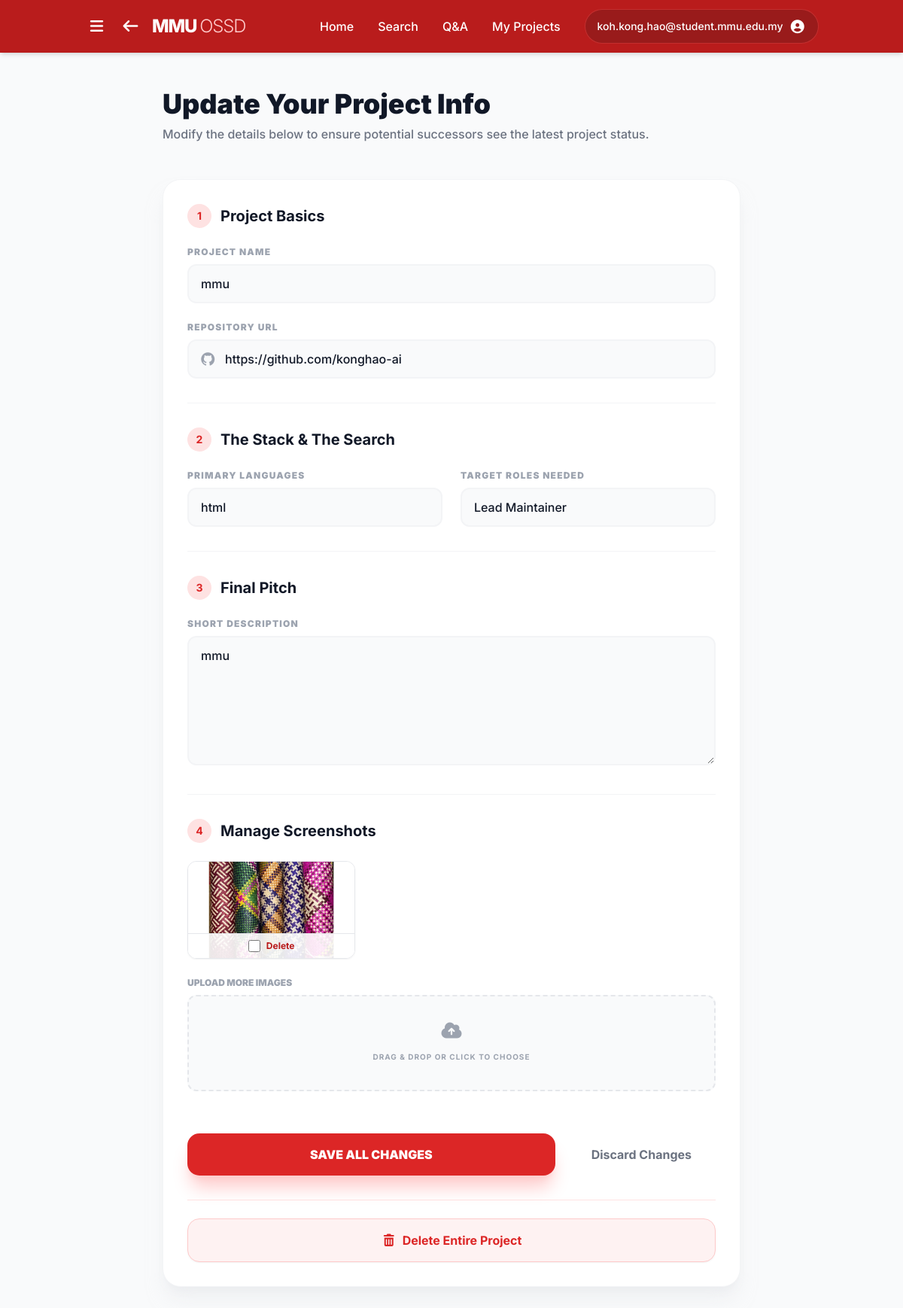
Page /edit_project/1 (signed in) on the committed database.
### website/models.py (models this page shows)
class User(db.Model):
    __tablename__ = 'users'
    id = db.Column(db.Integer, primary_key=True, autoincrement=True)
    email = db.Column(db.String(255), unique=True, nullable=False)
    password_hash = db.Column(db.String(255))
    name = db.Column(db.String(255), nullable=False, default='MMU Student')
    faculty = db.Column(db.String(255), nullable=False, default='Faculty of Computing & Informatics')
    bio = db.Column(db.Text, default='')
    avatar_path = db.Column(db.String(255), default='')
    interests = db.Column(db.Text, default='')  # Comma-separated project interests
    rank = db.Column(db.Integer, nullable=False, default=0)
    karma = db.Column(db.Integer, nullable=False, default=0)
    created_at = db.Column(db.DateTime, nullable=False, default=datetime.utcnow)
    is_verified = db.Column(db.Boolean, default=False)
    otp = db.Column(db.String(6), nullable=True)
    skills = db.relationship('Skill', backref='user', lazy=True, cascade='all, delete-orphan')
    badges = db.relationship('Badge', backref='user', lazy=True, cascade='all, delete-orphan')
    comments = db.relationship('Comment', backref='user', lazy=True, cascade='all, delete-orphan')
    projects = db.relationship('Project', backref='user', lazy=True, cascade='all, delete-orphan')
    suggestions = db.relationship('Suggestion', backref='user', lazy=True, cascade='all, delete-orphan')
    questions = db.relationship('Question', backref='author', lazy=True, cascade='all, delete-orphan')
    question_likes = db.relationship('QuestionLike', backref='user', lazy=True, cascade='all, delete-orphan')
    question_favorites = db.relationship('QuestionFavorite', backref='user', lazy=True, cascade='all, delete-orphan')
    question_comments = db.relationship('QuestionComment', backref='user', lazy=True, cascade='all, delete-orphan')

class Project(db.Model):
    __tablename__ = 'projects'
    id = db.Column(db.Integer, primary_key=True, autoincrement=True)
    user_id = db.Column(db.Integer, db.ForeignKey('users.id', ondelete='CASCADE'), nullable=False)
    project_name = db.Column(db.String(255), nullable=False)
    description = db.Column(db.Text, default='')
    status = db.Column(db.String(50), nullable=False, default='Active')
    repo_url = db.Column(db.String(255), default='')
    languages = db.Column(db.String(255), default='')
    roles_needed = db.Column(db.String(255), default='')
    contributors = db.Column(db.String(50), default='1')
    created_at = db.Column(db.DateTime, nullable=False, default=datetime.utcnow)
    images = db.relationship('ProjectImage', backref='project', lazy=True, cascade='all, delete-orphan')
    suggestions = db.relationship('Suggestion', backref='project', lazy=True, cascade='all, delete-orphan')
    members = db.relationship('User', secondary=project_members, lazy='subquery',
        backref=db.backref('joined_projects', lazy=True))

class ProjectImage(db.Model):
    __tablename__ = 'project_images'
    id = db.Column(db.Integer, primary_key=True)
    filename = db.Column(db.String(255), nullable=False)
    project_id = db.Column(db.Integer, db.ForeignKey('projects.id', ondelete='CASCADE'), nullable=False)

### website/views.py (the view, shortened to what this page needs)
@views.route('/edit_project/<int:project_id>', methods=['GET', 'POST'])
def edit_project(project_id):
    current_user = get_current_user()
    if not current_user:
        flash("Please login to edit projects.", "error")
        return redirect(url_for('views.login'))
    project = Project.query.get_or_404(project_id)
    is_owner = (project.user_id == current_user.id)
    is_member = (current_user in project.members)
    if not (is_owner or is_member):
        flash("Permission Denied: Only project owners and members can edit this project.", "error")
        return redirect(url_for('views.project_page', project_id=project.id))
    return render_template("Edit_Project.html", project=project, current_user=current_user)

### website/templates/Edit_Project.html (shortened to what this page needs)
<!DOCTYPE html>
<html lang="en">
<head>
    <script src="https://cdn.tailwindcss.com"></script>
    <link href="https://cdnjs.cloudflare.com/ajax/libs/font-awesome/7.0.1/css/all.min.css" rel="stylesheet">
</head>
<body class="bg-gray-50 text-gray-900">
    <nav class="bg-red-700 text-white shadow-md sticky top-0 z-50">
        <div class="container mx-auto px-6 py-3 flex items-center justify-between">
            <div class="flex items-center gap-4">
                <button id="menu-btn" class="text-white focus:outline-none p-1 hover:bg-red-800 rounded transition">
                    <i class="fas fa-bars text-xl"></i>
                </button>
                <a href="{{ url_for('views.home') }}" class="hover:opacity-80 transition flex items-center gap-4">
                    <i class="fas fa-arrow-left text-xl"></i>
                    <h1 class="text-2xl font-extrabold tracking-tighter">
                        MMU <span class="font-light text-red-200">OSSD</span>
                    </h1>
                </a>
            </div>
            <div class="hidden md:flex space-x-8 items-center font-medium">
                <a href="{{ url_for('views.home') }}" class="hover:text-red-200 transition">Home</a>
                <a href="{{ url_for('views.search') }}" class="hover:text-red-200 transition">Search</a>
                <a href="{{ url_for('views.qna_page') }}" class="hover:text-red-200 transition">Q&A</a>
                <a href="{{ url_for('views.my_projects') }}" class="hover:text-red-200 transition">My Projects</a>
                <div class="bg-red-800 px-4 py-2 rounded-full flex items-center space-x-3 border border-red-500/50">
                    <a href="{{ url_for('views.profile') }}" class="flex items-center space-x-2">
                        <span class="text-sm">{{ session.get('user_email', 'User') }}</span>
                        <i class="fas fa-user-circle text-lg"></i>
                    </a>
                </div>
            </div>
        </div>
    </nav>
    <main class="container mx-auto px-6 py-12">
        <div class="max-w-3xl mx-auto">
            <div class="mb-12 text-center md:text-left">
                <h2 class="text-4xl font-black text-gray-900 mb-2">Update Your Project Info</h2>
                <p class="text-gray-500 font-medium">
                    {% if project.user_id == current_user.id %}
                        Modify the details below to ensure potential successors see the latest project status.
                    {% else %}
                        You are editing as a <span class="font-bold text-red-600">Team Member</span>. Basic info is locked, but you can update the stack, pitch, and screenshots.
                    {% endif %}
                </p>
            </div>
            <div class="bg-white rounded-3xl shadow-xl shadow-gray-200/50 border border-gray-100 overflow-hidden">
                <form action="{{ url_for('views.edit_project', project_id=project.id) }}" method="POST"
                    enctype="multipart/form-data" class="p-8 space-y-8">
                    <section class="space-y-6">
                        <div class="flex items-center gap-3">
                            <span class="bg-red-100 text-red-600 w-8 h-8 rounded-full flex items-center justify-center font-bold text-sm">1</span>
                            <h3 class="text-xl font-bold">Project Basics</h3>
                        </div>
                        <div class="grid grid-cols-1 gap-6">
                            <div>
                                <label class="block text-xs font-black text-gray-400 uppercase tracking-widest mb-2">Project Name</label>
                                {% if project.user_id == current_user.id %}
                                    <input type="text" name="project_name" value="{{ project.project_name }}"
                                        class="w-full bg-gray-50 border-2 border-gray-100 rounded-xl px-4 py-3 focus:border-red-500 focus:bg-white outline-none transition font-medium">
                                {% else %}
                                    <input type="text" value="{{ project.project_name }}" readonly
                                        class="w-full bg-gray-100 border-2 border-gray-200 text-gray-500 rounded-xl px-4 py-3 cursor-not-allowed font-medium">
                                {% endif %}
                            </div>
                            <div>
                                <label class="block text-xs font-black text-gray-400 uppercase tracking-widest mb-2">Repository URL</label>
                                <div class="relative">
                                    <i class="fab fa-github absolute left-4 top-1/2 -translate-y-1/2 text-gray-400 text-lg"></i>
                                    {% if project.user_id == current_user.id %}
                                        <input type="url" name="repo_url" value="{{ project.repo_url }}"
                                            class="w-full bg-gray-50 border-2 border-gray-100 rounded-xl pl-12 pr-4 py-3 focus:border-red-500 focus:bg-white outline-none transition font-medium">
                                    {% else %}
                                        <input type="url" value="{{ project.repo_url }}" readonly
                                            class="w-full bg-gray-100 border-2 border-gray-200 text-gray-500 rounded-xl pl-12 pr-4 py-3 cursor-not-allowed font-medium">
                                    {% endif %}
                                </div>
                            </div>
                        </div>
                    </section>
                    <hr class="border-gray-100">
                    <section class="space-y-6">
                        <div class="flex items-center gap-3">
                            <span class="bg-red-100 text-red-600 w-8 h-8 rounded-full flex items-center justify-center font-bold text-sm">2</span>
                            <h3 class="text-xl font-bold">The Stack & The Search</h3>
                        </div>
                        <div class="grid grid-cols-1 md:grid-cols-2 gap-6">
                            <div>
                                <label class="block text-xs font-black text-gray-400 uppercase tracking-widest mb-2">Primary Languages</label>
                                <input type="text" name="languages" value="{{ project.languages }}"
                                    class="w-full bg-gray-50 border-2 border-gray-100 rounded-xl px-4 py-3 focus:border-red-500 focus:bg-white outline-none transition font-medium">
                            </div>
                            <div>
                                <label class="block text-xs font-black text-gray-400 uppercase tracking-widest mb-2">Target Roles Needed</label>
                                <select name="roles_needed"
                                    class="w-full bg-gray-50 border-2 border-gray-100 rounded-xl px-4 py-3 focus:border-red-500 focus:bg-white outline-none transition font-medium appearance-none">
                                    <option value="Lead Maintainer" {% if project.roles_needed=='Lead Maintainer' %}selected{% endif %}>Lead Maintainer</option>
                                </select>
                            </div>
                        </div>
                    </section>
                    <hr class="border-gray-100">
                    <section class="space-y-6">
                        <div class="flex items-center gap-3">
                            <span class="bg-red-100 text-red-600 w-8 h-8 rounded-full flex items-center justify-center font-bold text-sm">3</span>
                            <h3 class="text-xl font-bold">Final Pitch</h3>
                        </div>
                        <div>
                            <label class="block text-xs font-black text-gray-400 uppercase tracking-widest mb-2">Short Description</label>
                            <textarea name="description" rows="6"
                                class="w-full bg-gray-50 border-2 border-gray-100 rounded-xl px-4 py-3 focus:border-red-500 focus:bg-white outline-none transition font-medium">{{ project.description }}</textarea>
                        </div>
                    </section>
                    <hr class="border-gray-100">
                    <section class="space-y-6">
                        <div class="flex items-center gap-3">
                            <span class="bg-red-100 text-red-600 w-8 h-8 rounded-full flex items-center justify-center font-bold text-sm">4</span>
                            <h3 class="text-xl font-bold">Manage Screenshots</h3>
                        </div>
                        <div class="space-y-6">
                            {% if project.images %}
                            <div class="grid grid-cols-2 md:grid-cols-3 gap-4">
                                {% for image in project.images %}
                                <div class="relative group border border-gray-200 rounded-xl overflow-hidden shadow-sm">
                                    <img src="{{ url_for('static', filename='uploads/' + image.filename) }}"
                                        class="w-full h-32 object-cover">
                                    <div class="absolute bottom-0 left-0 right-0 bg-white/90 p-2 border-t border-gray-200 flex justify-center items-center">
                                        <label class="flex items-center gap-2 cursor-pointer text-red-700 hover:text-red-800">
                                            <input type="checkbox" name="delete_images" value="{{ image.id }}" class="w-4 h-4 text-red-600 rounded">
                                            <span class="font-bold text-xs">Delete</span>
                                        </label>
                                    </div>
                                </div>
                                {% endfor %}
                            </div>
                            {% endif %}
                            <div class="mt-4">
                                <label class="block text-xs font-black text-gray-400 uppercase mb-2">Upload More Images</label>
                                <label class="cursor-pointer block" id="drop-zone">
                                    <div id="drop-zone-content"
                                        class="h-32 bg-gray-50 rounded-xl border-2 border-dashed border-gray-200 flex flex-col items-center justify-center text-gray-400 transition-all duration-300">
                                        <i class="fas fa-cloud-upload-alt mb-2 text-2xl group-hover:text-red-400 transition"></i>
                                        <span class="text-[10px] font-bold uppercase tracking-widest mt-1">Drag & Drop or Click to Choose</span>
                                    </div>
                                </label>
                            </div>
                        </div>
                    </section>
                    <div class="pt-6 flex flex-col md:flex-row gap-4">
                        <button type="submit"
                            class="flex-grow bg-red-600 text-white px-8 py-4 rounded-2xl font-black hover:bg-red-700 transform hover:-translate-y-1 transition shadow-xl shadow-red-200">
                            SAVE ALL CHANGES
                        </button>
                        <a href="{{ url_for('views.project_page', project_id=project.id) }}"
                            class="px-8 py-4 text-center text-gray-500 font-bold hover:text-gray-800 transition">
                            Discard Changes
                        </a>
                    </div>
                </form>
                {% if project.user_id == current_user.id %}
                <div class="p-8 pt-0">
                    <hr class="border-red-100 mb-6">
                    <form id="deleteProjectForm" action="{{ url_for('views.delete_project', project_id=project.id) }}"
                        method="POST">
                        <button type="button" onclick="showDeleteModal()"
                            class="w-full flex items-center justify-center gap-2 bg-red-50 text-red-600 border border-red-200 px-8 py-4 rounded-2xl font-bold hover:bg-red-600 hover:text-white transition shadow-sm">
                            <i class="fas fa-trash-alt"></i> Delete Entire Project
                        </button>
                    </form>
                </div>
                {% endif %}
            </div>
        </div>
    </main>
</body>
</html>

### rows in the picture
User: get "koh.kong.hao@student.mmu.edu.my"
Project: project_name "mmu", repo_url "https://github.com/konghao-ai", languages "html", roles_needed "Lead Maintainer", description "mmu"
ProjectImage: filename (picture)
